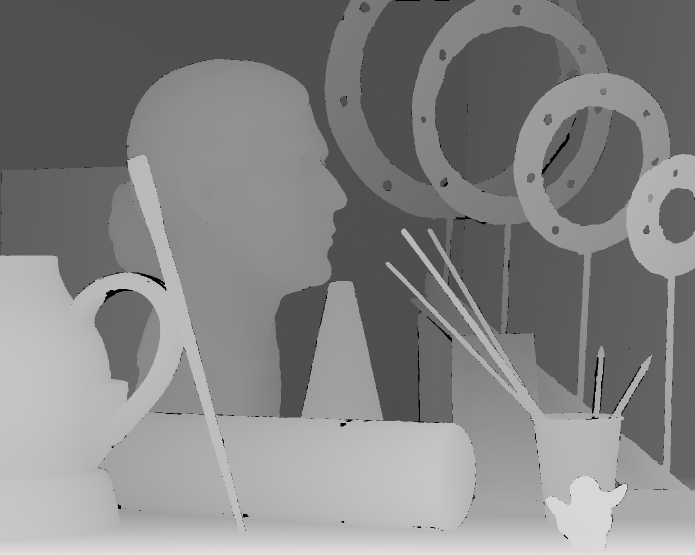
//> input picture dataset/pair_1/disp1.png, 1390 x 1110 px (shown at 1/2 size)
$ ./Naive ../dataset/pair_1/disp1.png ../dataset/pair_1/view0.png out.png   (built with g++ and OpenCV 4)
//> lines starting //> are read from the running program, lines starting //| are printed output that depends on the picture
### src/main.h
#pragma once

void StereoEstimation_Naive(
  const int& window_size,
  const int& dmin,
  int height,
  int width,
  cv::Mat& image1, cv::Mat& image2, cv::Mat& naive_disparities);

void Disparity2PointCloud(
  const std::string& output_file,
  int height, int width, cv::Mat& disparities,
  const int& window_size,
  const int& dmin, const double& baseline, const double& focal_length);

void StereoEstimation_DP(
  const int& window_size,
  int height,
  int width,
  int lambda,
  cv::Mat& image1, cv::Mat& image2, cv::Mat& dp_disparities);

### src/Naive.cpp
#include <opencv2/opencv.hpp>
#include <iostream>
#include <string>
#include <fstream>
#include <sstream>
#include "main.h"
#include <chrono>
using namespace std::chrono;


int main(int argc, char** argv) {

  ////////////////
  // Parameters //
  ////////////////

  // camera setup parameters
  const double focal_length = 3740;
  const double baseline = 160;

  // stereo estimation parameters
  const int dmin = 200;
  // const int window_size = 3;

  ///////////////////////////
  // Commandline arguments //
  ///////////////////////////

  if (argc < 4) {
    std::cerr << "Usage: " << argv[0] << " IMAGE1 IMAGE2 OUTPUT_FILE" << std::endl;
    return 1;
  }

  cv::Mat image1 = cv::imread(argv[1], cv::IMREAD_GRAYSCALE);
//> image1 is the input picture: 1110 rows x 1390 cols, CV_8UC1; min 0, max 225, mean 132.4
  cv::Mat image2 = cv::imread(argv[2], cv::IMREAD_GRAYSCALE);
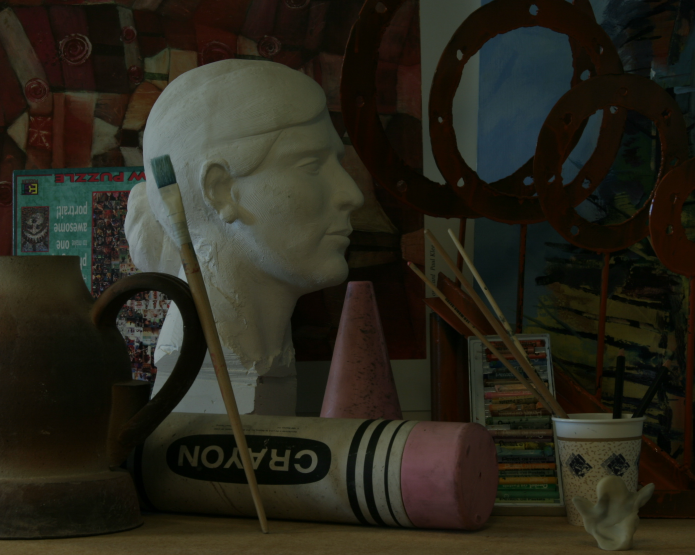
//> input picture dataset/pair_1/view0.png, 1390 x 1110 px (shown at 1/2 size)
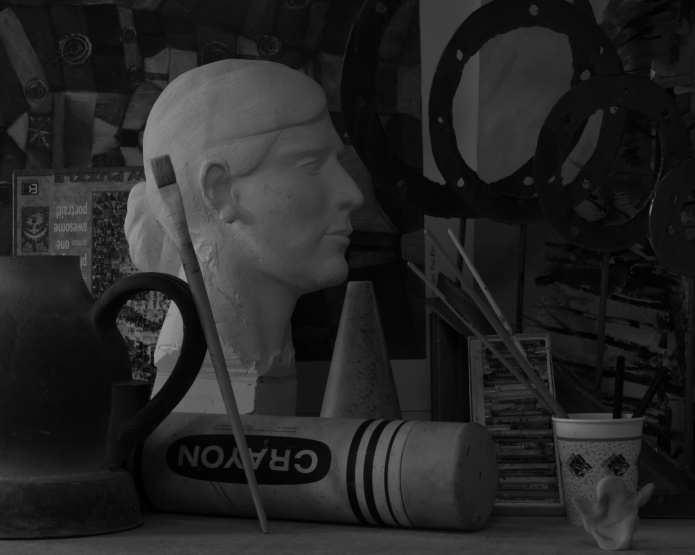
//> image2: 1110 rows x 1390 cols, CV_8UC1 (shown at 1/2 size); min 0, max 153, mean 36.3
  const std::string output_file = argv[3];
//> output_file = "out.png"
//> (the run ends here: the program crashes, at `int window_size =std::atoi(argv[4]);`)
